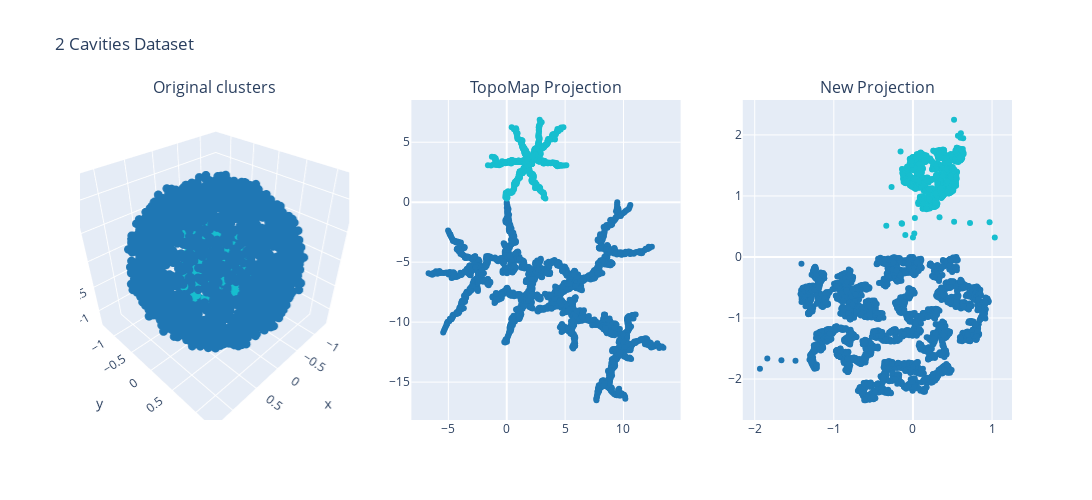

Notebook source saved alongside this figure:
### Code cell
fig = plot_data_projection(df_cavities, proj_cavities, projections)
fig.update_layout(title_text='2 Cavities Dataset')
fig.show()

### Figure 1 — Plotly figure (JSON) as saved in the notebook; plotly's stock layout.template omitted (floating-point values rounded to 4 significant figures; data arrays with more than 128 entries replaced by an {"elided": "..."} marker saying what was removed)
{"data": [{"marker": {"color": {"elided": "4002 int values"}, "colorscale": [[0, "#1F77B4"], [0.1111, "#FF7F0E"], [0.2222, "#2CA02C"], [0.3333, "#D62728"], [0.4444, "#9467BD"], [0.5556, "#8C564B"], [0.6667, "#E377C2"], [0.7778, "#7F7F7F"], [0.8889, "#BCBD22"], [1, "#17BECF"]], "size": 3}, "mode": "markers", "scene": "scene", "type": "scatter3d", "x": {"elided": "4002 float values"}, "y": {"elided": "4002 float values"}, "z": {"elided": "4002 float values"}}, {"marker": {"color": {"elided": "4002 int values"}, "colorscale": [[0, "#1F77B4"], [0.1111, "#FF7F0E"], [0.2222, "#2CA02C"], [0.3333, "#D62728"], [0.4444, "#9467BD"], [0.5556, "#8C564B"], [0.6667, "#E377C2"], [0.7778, "#7F7F7F"], [0.8889, "#BCBD22"], [1, "#17BECF"]]}, "mode": "markers", "type": "scatter", "x": {"elided": "4002 float values"}, "xaxis": "x", "y": {"elided": "4002 float values"}, "yaxis": "y"}, {"marker": {"color": {"elided": "4002 int values"}, "colorscale": [[0, "#1F77B4"], [0.1111, "#FF7F0E"], [0.2222, "#2CA02C"], [0.3333, "#D62728"], [0.4444, "#9467BD"], [0.5556, "#8C564B"], [0.6667, "#E377C2"], [0.7778, "#7F7F7F"], [0.8889, "#BCBD22"], [1, "#17BECF"]]}, "mode": "markers", "type": "scatter", "x": {"elided": "4002 float values"}, "xaxis": "x2", "y": {"elided": "4002 float values"}, "yaxis": "y2"}], "layout": {"annotations": [{"font": {"size": 16}, "showarrow": false, "text": "Original clusters", "x": 0.1444, "xanchor": "center", "xref": "paper", "y": 1, "yanchor": "bottom", "yref": "paper"}, {"font": {"size": 16}, "showarrow": false, "text": "TopoMap Projection", "x": 0.5, "xanchor": "center", "xref": "paper", "y": 1, "yanchor": "bottom", "yref": "paper"}, {"font": {"size": 16}, "showarrow": false, "text": "New Projection", "x": 0.8556, "xanchor": "center", "xref": "paper", "y": 1, "yanchor": "bottom", "yref": "paper"}], "height": 500, "scene": {"domain": {"x": [0, 0.2889], "y": [0, 1]}}, "showlegend": false, "title": {"text": "2 Cavities Dataset"}, "width": 1200, "xaxis": {"anchor": "y", "domain": [0.3556, 0.6444]}, "xaxis2": {"anchor": "y2", "domain": [0.7111, 1]}, "yaxis": {"anchor": "x", "domain": [0, 1]}, "yaxis2": {"anchor": "x2", "domain": [0, 1]}}}
